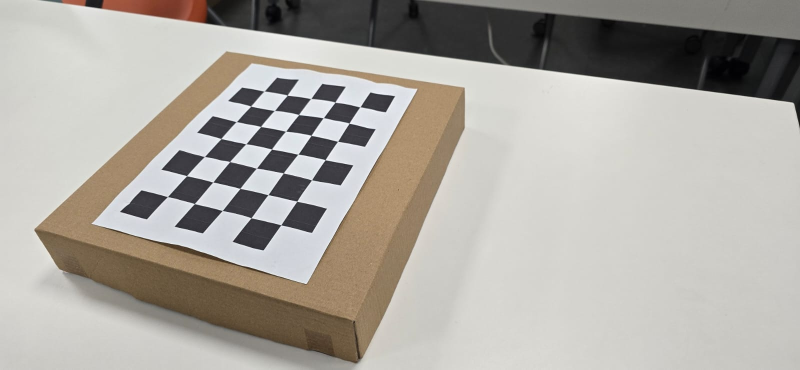
#> input picture pipeline/calibration_data/WhatsApp Image 2026-09-29 at 3.59.44 PM (1).jpeg, 1600 x 739 px (shown at 1/2 size); its folder holds 4 pictures in this run
$ python calibration.py
#> lines starting #> are read from the running program, lines starting #| are printed output that depends on the picture; after the words box and inside, x2 and y2 are one past the last pixel; in counts of white or black regions, pixels touching at a corner belong together
import cv2
import numpy as np

from config import (
    CALIBRATION_IMAGES_DIR,
    CALIBRATION_RESULTS_DIR,
    CALIBRATION_DEBUG_DIR,
    CALIBRATION_FILE,
    CALIBRATION_COMPARISON_FILE,
    CHECKERBOARD_SIZE,
    SQUARE_SIZE,
)


# ============================================================
# CHECKERBOARD GEOMETRY
# ============================================================

def create_object_points():
    """
    Creates the known 3D checkerboard coordinates.

    Because the calibration board is planar:

        Z = 0

    Example with square size = 0.03 m:

        (0.00, 0.00, 0)
        (0.03, 0.00, 0)
        (0.06, 0.00, 0)
        ...
    """

    cols, rows = CHECKERBOARD_SIZE

    points = np.zeros(
        (rows * cols, 3),
        dtype=np.float64,
    )

    points[:, :2] = (
        np.mgrid[0:cols, 0:rows]
        .T
        .reshape(-1, 2)
    )

    points *= SQUARE_SIZE

    return points


# ============================================================
# IMAGE SEARCH
# ============================================================

def find_calibration_images():
    """
    Finds calibration images inside calibration_data.
    """

    valid_extensions = {
        ".jpg",
        ".jpeg",
        ".png",
        ".webp",
    }

    images = []

    for path in CALIBRATION_IMAGES_DIR.iterdir():

        if (
            path.is_file()
            and path.suffix.lower() in valid_extensions
        ):
            images.append(path)

    return sorted(images)


# ============================================================
# POINT NORMALIZATION FOR DLT
# ============================================================

def normalize_points_2d(points):
    """
    Normalizes 2D points so that:

        centroid -> (0, 0)

    and the average distance from the origin is sqrt(2).

    This improves numerical stability of the DLT homography.
    """

    points = np.asarray(
        points,
        dtype=np.float64,
    )

    centroid = np.mean(
        points,
        axis=0,
    )

    shifted = (
        points - centroid
    )

    distances = np.linalg.norm(
        shifted,
        axis=1,
    )

    mean_distance = np.mean(
        distances
    )

    if mean_distance < 1e-12:
        raise RuntimeError(
            "Degenerate point configuration."
        )

    scale = (
        np.sqrt(2.0)
        / mean_distance
    )

    T = np.array(
        [
            [
                scale,
                0.0,
                -scale * centroid[0],
            ],
            [
                0.0,
                scale,
                -scale * centroid[1],
            ],
            [
                0.0,
                0.0,
                1.0,
            ],
        ],
        dtype=np.float64,
    )

    homogeneous = np.column_stack(
        (
            points,
            np.ones(len(points)),
        )
    )

    normalized_h = (
        T @ homogeneous.T
    ).T

    normalized = (
        normalized_h[:, :2]
        / normalized_h[:, 2:3]
    )

    return normalized, T


# ============================================================
# HOMOGRAPHY USING OUR OWN DLT + SVD
# ============================================================

def estimate_homography_dlt(
    plane_points,
    image_points,
):
    """
    Estimates:

        image_point ~ H * plane_point

    using normalized DLT + SVD.

    This does NOT use cv2.findHomography().
    """

    plane_points = np.asarray(
        plane_points,
        dtype=np.float64,
    )

    image_points = np.asarray(
        image_points,
        dtype=np.float64,
    )

    plane_norm, T_plane = (
        normalize_points_2d(
            plane_points
        )
    )

    image_norm, T_image = (
        normalize_points_2d(
            image_points
        )
    )

    A = []

    for (
        (X, Y),
        (u, v),
    ) in zip(
        plane_norm,
        image_norm,
    ):

        A.append(
            [
                -X,
                -Y,
                -1.0,
                0.0,
                0.0,
                0.0,
                u * X,
                u * Y,
                u,
            ]
        )

        A.append(
            [
                0.0,
                0.0,
                0.0,
                -X,
                -Y,
                -1.0,
                v * X,
                v * Y,
                v,
            ]
        )

    A = np.asarray(
        A,
        dtype=np.float64,
    )

    _, _, Vt = np.linalg.svd(A)

    h = Vt[-1]

    H_normalized = h.reshape(
        3,
        3,
    )

    H = (
        np.linalg.inv(T_image)
        @ H_normalized
        @ T_plane
    )

    if abs(H[2, 2]) > 1e-12:

        H /= H[2, 2]

    else:

        H /= np.linalg.norm(H)

    return H


# ============================================================
# ZHANG CONSTRAINT VECTOR
# ============================================================

def zhang_v(H, i, j):
    """
    Creates Zhang's v_ij constraint vector.
    """

    hi = H[:, i]
    hj = H[:, j]

    return np.array(
        [
            hi[0] * hj[0],

            hi[0] * hj[1]
            + hi[1] * hj[0],

            hi[1] * hj[1],

            hi[2] * hj[0]
            + hi[0] * hj[2],

            hi[2] * hj[1]
            + hi[1] * hj[2],

            hi[2] * hj[2],
        ],
        dtype=np.float64,
    )


# ============================================================
# OUR ZHANG INTRINSIC CALIBRATION
# ============================================================

def estimate_intrinsics_zhang(
    homographies,
):
    """
    Computes the intrinsic matrix K using Zhang's method.

    The system uses:

        v12^T b = 0

        (v11 - v22)^T b = 0

    for every homography.

    B is defined as:

        B = K^-T K^-1
    """

    V = []

    for H in homographies:

        v12 = zhang_v(
            H,
            0,
            1,
        )

        v11 = zhang_v(
            H,
            0,
            0,
        )

        v22 = zhang_v(
            H,
            1,
            1,
        )

        V.append(v12)

        V.append(
            v11 - v22
        )

    V = np.asarray(
        V,
        dtype=np.float64,
    )

    _, _, Vt = np.linalg.svd(V)

    b = Vt[-1]

    B = np.array(
        [
            [
                b[0],
                b[1],
                b[3],
            ],
            [
                b[1],
                b[2],
                b[4],
            ],
            [
                b[3],
                b[4],
                b[5],
            ],
        ],
        dtype=np.float64,
    )

    B = (
        B + B.T
    ) / 2.0

    eigenvalues = np.linalg.eigvalsh(B)

    # SVD may return the solution with opposite sign.
    if np.all(eigenvalues < 0):

        B = -B

        eigenvalues = (
            -eigenvalues
        )

    # Numerical protection.
    if np.min(eigenvalues) <= 0:

        eigvals, eigvecs = np.linalg.eigh(B)

        epsilon = (
            np.max(np.abs(eigvals))
            * 1e-10
        )

        eigvals = np.maximum(
            eigvals,
            epsilon,
        )

        B = (
            eigvecs
            @ np.diag(eigvals)
            @ eigvecs.T
        )

    # B = K^-T K^-1
    #
    # Cholesky:
    #
    # B = L L^T
    #
    # L = K^-T
    #
    # K = L^-T

    L = np.linalg.cholesky(B)

    K = np.linalg.inv(L).T

    K /= K[2, 2]

    K[
        np.abs(K) < 1e-10
    ] = 0.0

    return K, B


# ============================================================
# CAMERA POSE FROM HOMOGRAPHY
# ============================================================

def estimate_pose_from_homography(
    H,
    K,
):
    """
    Recovers initial camera pose from:

        H = K [r1 r2 t]
    """

    K_inv = np.linalg.inv(K)

    h1 = H[:, 0]
    h2 = H[:, 1]
    h3 = H[:, 2]

    k_h1 = K_inv @ h1
    k_h2 = K_inv @ h2
    k_h3 = K_inv @ h3

    scale = (
        2.0
        / (
            np.linalg.norm(k_h1)
            + np.linalg.norm(k_h2)
        )
    )

    r1 = scale * k_h1
    r2 = scale * k_h2
    t = scale * k_h3

    # Homography sign ambiguity.
    if t[2] < 0:

        r1 = -r1
        r2 = -r2
        t = -t

    r3 = np.cross(
        r1,
        r2,
    )

    R_approx = np.column_stack(
        (
            r1,
            r2,
            r3,
        )
    )

    # Force an orthonormal rotation matrix.
    U, _, Vt = np.linalg.svd(
        R_approx
    )

    R = U @ Vt

    if np.linalg.det(R) < 0:

        U[:, -1] *= -1

        R = U @ Vt

    return R, t


# ============================================================
# OUR RADIAL DISTORTION ESTIMATION
# ============================================================

def estimate_radial_distortion(
    object_points_list,
    image_points_list,
    rotations,
    translations,
    K,
):
    """
    Estimates only:

        k1
        k2

    using linear least squares.
    """

    fx = K[0, 0]
    skew = K[0, 1]
    fy = K[1, 1]

    cx = K[0, 2]
    cy = K[1, 2]

    A = []
    b = []

    for (
        object_points,
        image_points,
        R,
        t,
    ) in zip(
        object_points_list,
        image_points_list,
        rotations,
        translations,
    ):

        camera_points = (
            R @ object_points.T
            + t.reshape(3, 1)
        ).T

        X = camera_points[:, 0]
        Y = camera_points[:, 1]
        Z = camera_points[:, 2]

        x = X / Z
        y = Y / Z

        r2 = (
            x * x
            + y * y
        )

        r4 = r2 * r2

        u0 = (
            fx * x
            + skew * y
            + cx
        )

        v0 = (
            fy * y
            + cy
        )

        observed = (
            image_points
            .reshape(-1, 2)
        )

        u_obs = observed[:, 0]
        v_obs = observed[:, 1]

        u_factor = (
            u0 - cx
        )

        v_factor = (
            v0 - cy
        )

        for index in range(
            len(object_points)
        ):

            A.append(
                [
                    u_factor[index]
                    * r2[index],

                    u_factor[index]
                    * r4[index],
                ]
            )

            b.append(
                u_obs[index]
                - u0[index]
            )

            A.append(
                [
                    v_factor[index]
                    * r2[index],

                    v_factor[index]
                    * r4[index],
                ]
            )

            b.append(
                v_obs[index]
                - v0[index]
            )

    A = np.asarray(
        A,
        dtype=np.float64,
    )

    b = np.asarray(
        b,
        dtype=np.float64,
    )

    distortion, _, _, _ = (
        np.linalg.lstsq(
            A,
            b,
            rcond=None,
        )
    )

    return (
        distortion[0],
        distortion[1],
    )


# ============================================================
# MANUAL PROJECTION
# ============================================================

def project_points_manual(
    object_points,
    R,
    t,
    K,
    k1,
    k2,
):
    """
    Projects 3D checkerboard points using our
    manually estimated camera parameters.
    """

    camera_points = (
        R @ object_points.T
        + t.reshape(3, 1)
    ).T

    X = camera_points[:, 0]
    Y = camera_points[:, 1]
    Z = camera_points[:, 2]

    x = X / Z
    y = Y / Z

    r2 = (
        x * x
        + y * y
    )

    radial = (
        1.0
        + k1 * r2
        + k2 * r2 * r2
    )

    x_distorted = (
        x * radial
    )

    y_distorted = (
        y * radial
    )

    fx = K[0, 0]
    skew = K[0, 1]
    fy = K[1, 1]

    cx = K[0, 2]
    cy = K[1, 2]

    u = (
        fx * x_distorted
        + skew * y_distorted
        + cx
    )

    v = (
        fy * y_distorted
        + cy
    )

    return np.column_stack(
        (
            u,
            v,
        )
    )


# ============================================================
# MANUAL REPROJECTION ERROR
# ============================================================

def calculate_manual_errors(
    object_points_list,
    image_points_list,
    rotations,
    translations,
    K,
    k1,
    k2,
):
    """
    Returns:

        RMS reprojection error
        mean Euclidean reprojection error
    """

    all_errors = []

    for (
        object_points,
        observed_points,
        R,
        t,
    ) in zip(
        object_points_list,
        image_points_list,
        rotations,
        translations,
    ):

        projected = (
            project_points_manual(
                object_points,
                R,
                t,
                K,
                k1,
                k2,
            )
        )

        observed = (
            observed_points
            .reshape(-1, 2)
        )

        errors = np.linalg.norm(
            observed - projected,
            axis=1,
        )

        all_errors.extend(
            errors
        )

    all_errors = np.asarray(
        all_errors,
        dtype=np.float64,
    )

    rms_error = np.sqrt(
        np.mean(
            all_errors ** 2
        )
    )

    mean_error = np.mean(
        all_errors
    )

    return (
        rms_error,
        mean_error,
    )


# ============================================================
# OPENCV REPROJECTION ERROR
# ============================================================

def calculate_opencv_errors(
    object_points_list,
    image_points_list,
    rvecs,
    tvecs,
    K,
    dist_coeffs,
):
    """
    Independently calculates OpenCV reprojection error.
    """

    all_errors = []

    for i in range(
        len(object_points_list)
    ):

        projected, _ = (
            cv2.projectPoints(
                object_points_list[i],
                rvecs[i],
                tvecs[i],
                K,
                dist_coeffs,
            )
        )

        projected = (
            projected.reshape(-1, 2)
        )

        observed = (
            image_points_list[i]
            .reshape(-1, 2)
        )

        errors = np.linalg.norm(
            observed - projected,
            axis=1,
        )

        all_errors.extend(
            errors
        )

    all_errors = np.asarray(
        all_errors,
        dtype=np.float64,
    )

    rms_error = np.sqrt(
        np.mean(
            all_errors ** 2
        )
    )

    mean_error = np.mean(
        all_errors
    )

    return (
        rms_error,
        mean_error,
    )


# ============================================================
# COMPARISON UTILITY
# ============================================================

def percentage_difference(
    manual_value,
    opencv_value,
):
    if abs(opencv_value) < 1e-12:
        return 0.0

    return (
        abs(
            manual_value
            - opencv_value
        )
        / abs(opencv_value)
        * 100.0
    )


# ============================================================
# LOAD OFFICIAL CALIBRATION
# ============================================================

# [34 lines left out: function load_calibration, not called in this run]


# ============================================================
# MAIN CALIBRATION FUNCTION
# ============================================================

def calibrate_camera():

    CALIBRATION_RESULTS_DIR.mkdir(
        parents=True,
        exist_ok=True,
    )

    CALIBRATION_DEBUG_DIR.mkdir(
        parents=True,
        exist_ok=True,
    )

    image_paths = (
        find_calibration_images()
    )

    if not image_paths:

        raise RuntimeError(
            "\nNo calibration images found in:\n"
            f"{CALIBRATION_IMAGES_DIR}\n"
        )

    print()
    print("========================================")
    print(" CAMERA CALIBRATION")
    print("========================================")
    print()

    print(
        f"Images found: "
        f"{len(image_paths)}"
    )

    print(
        f"Checkerboard inner corners: "
        f"{CHECKERBOARD_SIZE}"
    )

    print(
        f"Square size: "
        f"{SQUARE_SIZE} m"
    )

    print()

    object_template = (
        create_object_points()
    )

    plane_template = (
        object_template[:, :2]
    )

    all_object_points = []
    all_image_points = []

    homographies = []

    successful_names = []

    image_size = None

    criteria = (
        cv2.TERM_CRITERIA_EPS
        + cv2.TERM_CRITERIA_MAX_ITER,
        30,
        0.001,
    )

    # ========================================================
    # CORNER DETECTION
    # ========================================================

    for image_path in image_paths:

        print(
            f"Processing: "
            f"{image_path.name}"
        )

        image = cv2.imread(
            str(image_path)
        )
#> image is the input picture: shape (739, 1600, 3); mean B, G, R 161.6, 168.4, 172.6

        if image is None:

            print(
                "  ERROR: image could not be read"
            )

            continue

        gray = cv2.cvtColor(
            image,
            cv2.COLOR_BGR2GRAY,
        )
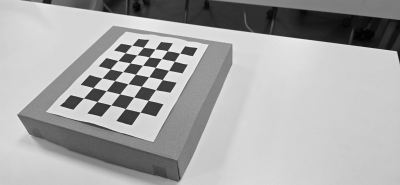
#> gray: shape (739, 1600) (shown at 1/4 size); min 0, max 255, mean 169

        current_size = (
            gray.shape[1],
            gray.shape[0],
        )

        if image_size is None:

            image_size = current_size

            print(
                f"  Resolution: "
                f"{image_size[0]} x "
                f"{image_size[1]}"
            )
#|   Resolution: 1600 x 739

        elif current_size != image_size:

            raise RuntimeError(
                "\nCalibration images have "
                "different resolutions.\n"
                f"Expected: {image_size}\n"
                f"Found: {current_size}\n"
                f"Image: {image_path.name}\n"
            )

        found, corners = (
            cv2.findChessboardCorners(
                gray,
                CHECKERBOARD_SIZE,
                None,
            )
        )
#> found = True; corners = 35 rows, first 8: [720.5, 214.1], [698.7, 247], [675.7, 283.1], [650.6, 319.9], [623.5, 360.3], [594.2, 402.8], [562.1, 450.3], [670.3, 204.7]

        if not found:

            print(
                "  Checkerboard NOT detected"
            )

            continue

        refined = cv2.cornerSubPix(
            gray,
            corners,
            (11, 11),
            (-1, -1),
            criteria,
        )
#> refined = 35 rows, first 8: [720.3, 214.3], [698.7, 246.7], [675.6, 283.1], [650.6, 319.9], [623.5, 360.3], [594.2, 402.8], [562.1, 450.3], [670.4, 204.7]

        image_points = (
            refined
            .reshape(-1, 2)
            .astype(np.float64)
        )
#> image_points = 35 pairs, first value 335.3 to 720.3, second value 182.6 to 450.3

        print(
            "  Checkerboard detected"
        )

        # ----------------------------------------------------
        # Manual homography
        # ----------------------------------------------------

        H = estimate_homography_dlt(
            plane_template,
            image_points,
        )
#> in normalize_points_2d (call 2), `homogeneous = np.column_stack( ( points, np.ones(len(points)), ) )`: homogeneous = 35 rows, first 8: [720.3, 214.3, 1], [698.7, 246.7, 1], [675.6, 283.1, 1], [650.6, 319.9, 1], [623.5, 360.3, 1], [594.2, 402.8, 1], [562.1, 450.3, 1], [670.4, 204.7, 1]
#> in normalize_points_2d (call 2), `normalized_h = ( T @ homogeneous.T ).T`: normalized_h = 35 rows, first 8: [2.28, -1.13, 1], [2.01, -0.72, 1], [1.71, -0.258, 1], [1.4, 0.209, 1], [1.05, 0.721, 1], [0.681, 1.26, 1], [0.274, 1.86, 1], [1.65, -1.25, 1]
#> in estimate_homography_dlt, `image_norm, T_image = ( normalize_points_2d( image_points ) )`: image_norm = 35 pairs, first value -2.6 to 2.28, second value -1.53 to 1.86; T_image = [[0.0127, 0, -6.85], [0, 0.0127, -3.85], [0, 0, 1]]
#> the loop in estimate_homography_dlt, `for ( (X, Y), (u, v), ) in zip( plane_norm, image_norm, ): ` made 35 passes
#> (X, Y, u, v) on passes 1 to 8: (-1.86, -1.24, 2.28, -1.13), (-1.24, -1.24, 2.01, -0.72), (-0.619, -1.24, 1.71, -0.258), (0, -1.24, 1.4, 0.209), (0.619, -1.24, 1.05, 0.721), (1.24, -1.24, 0.681, 1.26), (1.86, -1.24, 0.274, 1.86), (-1.86, -0.619, 1.65, -1.25)
#> after the loop in estimate_homography_dlt, `for (`: A = 70 items
#> in estimate_homography_dlt, `h = Vt[-1]`: h = [-0.339, -0.602, 0.0186, 0.429, -0.122, -0.0414, -0.0333, 0.0148, 0.566]
#> in estimate_homography_dlt, `H_normalized = h.reshape( 3, 3, )`: H_normalized = [[-0.339, -0.602, 0.0186], [0.429, -0.122, -0.0414], [-0.0333, 0.0148, 0.566]]
#> in estimate_homography_dlt, `H = ( np.linalg.inv(T_image) @ H_normalized @ T_plane )`: H = [[-923.6, -814.9, 439.5], [489.6, -105.6, 130.8], [-0.687, 0.305, 0.61]]
#> in estimate_homography_dlt, `H /= H[2, 2]`: H = [[-1515, -1336.7, 720.8], [803.1, -173.2, 214.5], [-1.13, 0.5, 1]]

        homographies.append(H)

        all_object_points.append(
            object_template.copy()
        )

        all_image_points.append(
            refined.astype(
                np.float64
            )
        )

        successful_names.append(
            image_path.name
        )

        # ----------------------------------------------------
        # Debug visualization
        # ----------------------------------------------------

        debug_image = image.copy()

        cv2.drawChessboardCorners(
            debug_image,
            CHECKERBOARD_SIZE,
            refined,
            found,
        )
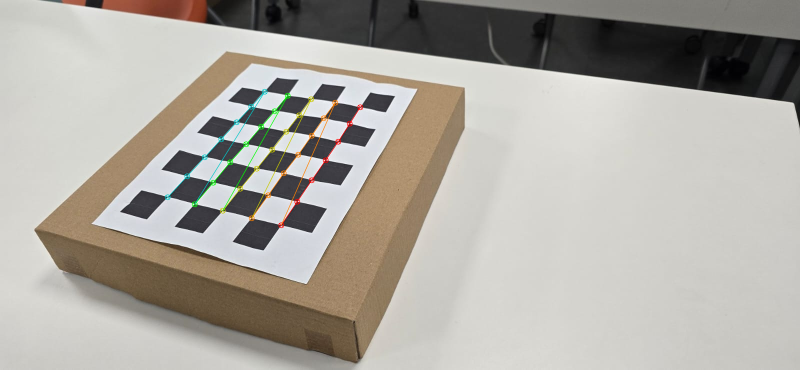
#> debug_image: shape (739, 1600, 3) (shown at 1/2 size); 0.78% of pixels changed, all inside (x1, y1, x2, y2) = (329, 177, 727, 457)

        cv2.imwrite(
            str(
                CALIBRATION_DEBUG_DIR
                / image_path.name
            ),
            debug_image,
        )

    number_successful = len(
        all_object_points
    )

    print()
    print(
        f"Successful calibration images: "
        f"{number_successful}/"
        f"{len(image_paths)}"
    )

    if number_successful < 3:

        raise RuntimeError(
            "Too few valid calibration images."
        )

    # ========================================================
    # OUR ZHANG CALIBRATION
    # ========================================================

    print()
    print("========================================")
    print(" OUR ZHANG CALIBRATION")
    print("========================================")
    print()

    manual_K, manual_B = (
        estimate_intrinsics_zhang(
            homographies
        )
    )

    manual_rotations = []
    manual_translations = []

    for H in homographies:

        R, t = (
            estimate_pose_from_homography(
                H,
                manual_K,
            )
        )

        manual_rotations.append(R)

        manual_translations.append(t)
#> (the rest of the program and of its run is left out)
